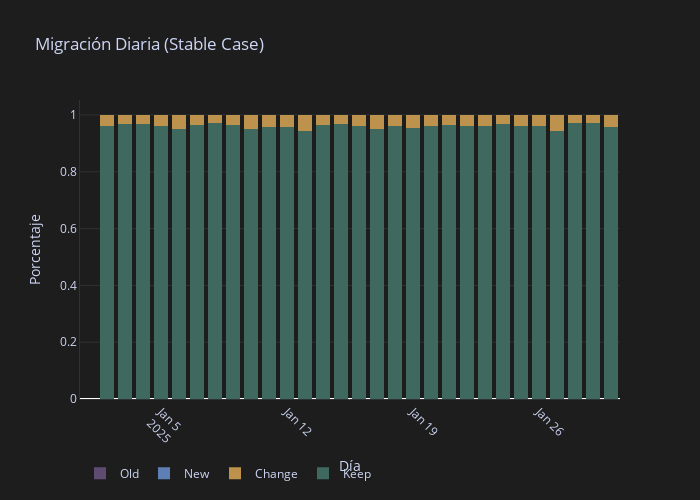
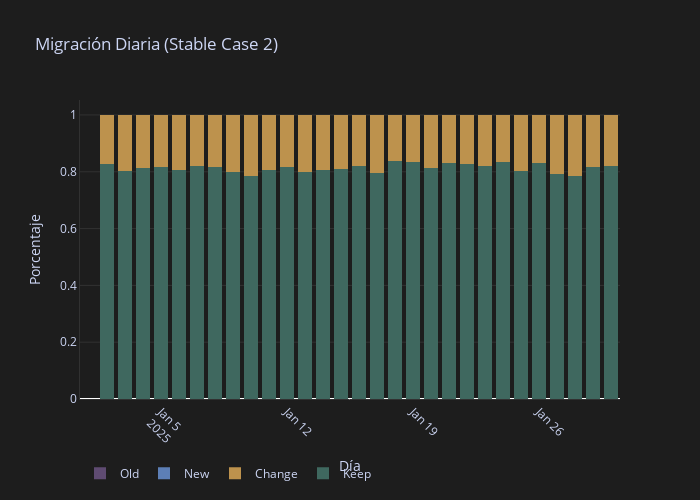

The notebook cell these images were saved under, in order:
### Code cell
# Plot stacked bar (%)
def plot_stacked(df, title):
    # Calcular porcentajes
    df_pct = df.copy()
    totals = df[['keep','change','new','old']].sum(axis=1)
    df_pct[['keep','change','new','old']] = df[['keep','change','new','old']].div(totals, axis=0)

    soft_colors = {
        'keep':   '#3F685F',  # verde agua suave
        'change': '#BD924D',  # amarillo ámbar tenue
        'new':    '#5D7FB6',  # azul pastel
        'old':    '#5F4B72',  # lavanda gris suave
    }

    fig = go.Figure()

    for key in ['keep', 'change', 'new', 'old']:
        fig.add_trace(go.Bar(
            x=df_pct['day'],
            y=df_pct[key],
            name=key.capitalize(),
            marker=dict(
                color=soft_colors[key],
                line=dict(width=0)   # ⭐ Sin bordes
            ),
        ))

    fig.update_layout(
        title=title,
        barmode='stack',

        # 🎨 Soft dark theme
        paper_bgcolor="#1D1D1D",
        plot_bgcolor='#1D1D1D',
        font=dict(color='#CDD6F4'),

        xaxis=dict(
            title='Día',
            tickangle=45,
            showgrid=False,
            gridcolor="#313131",
            linecolor='#313131',
        ),
        yaxis=dict(
            title='Porcentaje',
            gridcolor='#313131',
            linecolor='#313131',
        ),

        legend=dict(
            orientation='h',
            y=-0.2,
            font=dict(color='#CDD6F4')
        ),

        height=500,
        width=700,
    )

    fig.show()

plot_stacked(stable_mig, 'Migración Diaria (Stable Case)')
plot_stacked(unstable_mig, 'Migración Diaria (Stable Case 2)')
